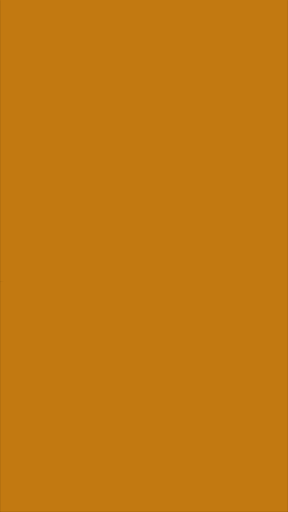

This is a level from a 2D game, rendered from its Tiled map with the project's own tilesets. A one-line summary and the complete map file follow:
An orthogonal 9x16 tile map with 32x32 px tiles, 1 tile layer (Tile Layer 1).

<map version="1.4" tiledversion="1.4.3" orientation="orthogonal" renderorder="right-down" width="9" height="16" tilewidth="32" tileheight="32" infinite="0" nextlayerid="2" nextobjectid="1">
 <tileset firstgid="1" source="campaignBackgrounds.tsx" />
 <layer id="1" name="Tile Layer 1" width="9" height="16">
  <data encoding="csv">
41,42,43,44,45,46,47,48,49,
120,121,122,123,124,125,126,127,128,
199,200,201,202,203,204,205,206,207,
278,279,280,281,282,283,284,285,286,
357,358,359,360,361,362,363,364,365,
436,437,438,439,440,441,442,443,444,
515,516,517,518,519,520,521,522,523,
594,595,596,597,598,599,600,601,602,
673,674,675,676,677,678,679,680,681,
752,753,754,755,756,757,758,759,760,
831,832,833,834,835,836,837,838,839,
910,911,912,913,914,915,916,917,918,
989,990,991,992,993,994,995,996,997,
1068,1069,1070,1071,1072,1073,1074,1075,1076,
1147,1148,1149,1150,1151,1152,1153,1154,1155,
1226,1227,1228,1229,1230,1231,1232,1233,1234
</data>
 </layer>
</map>
